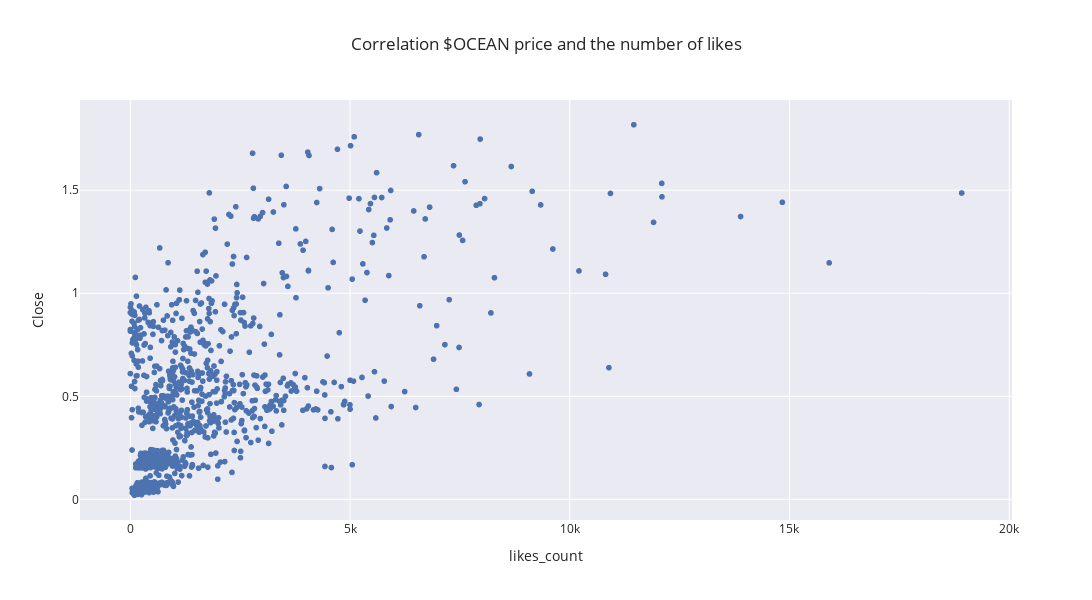

Write notebook code for a chart like this one.
### Code cell
fig = px.scatter(df_merge, x="likes_count", y="Close", title="Correlation $OCEAN price and the number of likes")
fig.update_layout(legend = dict(orientation = 'h', xanchor = "center", x = 0.5, y= -0.1))
fig.update_layout(width=1200, height=600)
fig.show()

### Figure 1 — Plotly figure (JSON) as saved in the notebook; plotly's stock layout.template omitted (floating-point values rounded to 4 significant figures; data arrays with more than 128 entries replaced by an {"elided": "..."} marker saying what was removed)
{"data": [{"hovertemplate": "likes_count=%{x}<br>Close=%{y}<extra></extra>", "legendgroup": "", "marker": {"color": "rgb(76,114,176)", "symbol": "circle"}, "mode": "markers", "name": "", "showlegend": false, "type": "scattergl", "x": {"elided": "1027 int values"}, "xaxis": "x", "y": {"elided": "1027 float values"}, "yaxis": "y"}], "layout": {"height": 600, "legend": {"orientation": "h", "tracegroupgap": 0, "x": 0.5, "xanchor": "center", "y": -0.1}, "title": {"text": "Correlation $OCEAN price and the number of likes"}, "width": 1200, "xaxis": {"anchor": "y", "domain": [0, 1], "title": {"text": "likes_count"}}, "yaxis": {"anchor": "x", "domain": [0, 1], "title": {"text": "Close"}}}}
